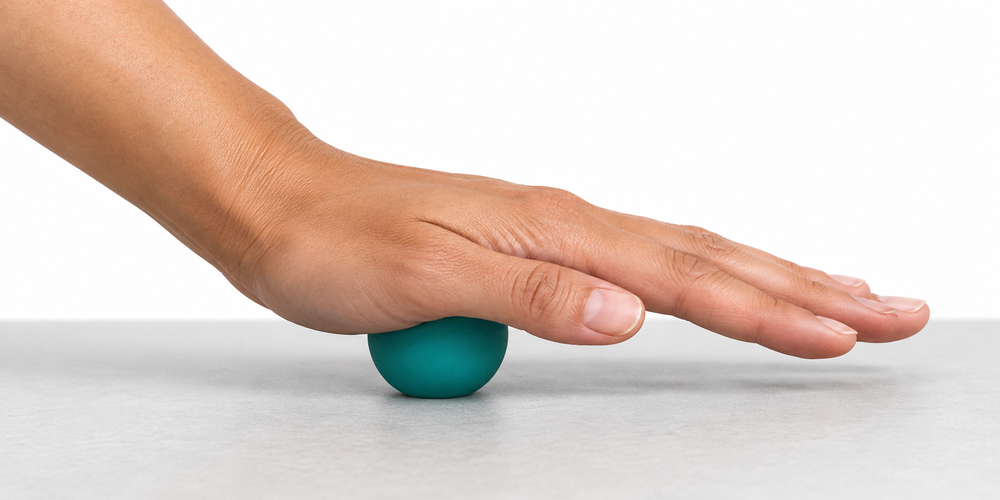
#> input picture RoboSoft_paper_simulations_20261025/paper/assets/palm_rolling_concept.png, 1000 x 500 px, shrunk from 1774 x 887 before the run
$ python make_figures.py assets/palm_rolling_concept.png
#> lines starting #> are read from the running program, lines starting #| are printed output that depends on the picture
from pathlib import Path
import numpy as np
import pandas as pd
import matplotlib
matplotlib.use('Agg')
import matplotlib.pyplot as plt
from matplotlib.patches import Rectangle, Circle, FancyArrowPatch
from figure_style import COLORS, VIRTUAL, CONTACT, PHYSICAL, INK, BASELINE_TEXT

ROOT=Path(__file__).resolve().parent
OUT=ROOT/'figures';OUT.mkdir(exist_ok=True)
plt.rcParams.update({'font.family':'DejaVu Sans','font.size':8,'pdf.fonttype':42,'axes.spines.top':False,'axes.spines.right':False})
col={'fixed':COLORS['centre'],'eit':CONTACT,'oracle':COLORS['oracle']}
labels={'fixed':'Fixed centre','eit':'EIT selected','oracle':'Known location'}

def arrow(ax,a,b,color='#364656',style='->'):
    ax.add_patch(FancyArrowPatch(a,b,arrowstyle=style,mutation_scale=10,lw=1.3,color=color))

def spring(ax,a,b,color=VIRTUAL):
    a=np.array(a);b=np.array(b);v=b-a;n=np.array([-v[1],v[0]]);n/=np.linalg.norm(n)
    ts=np.linspace(.15,.85,13);pts=np.array([a+t*v+n*(.06*(-1)**i) for i,t in enumerate(ts)])
    ps=np.vstack([a,a+.1*v,pts,b-.1*v,b]);ax.plot(ps[:,0],ps[:,1],color=color,lw=1.6)

# Concept figure: generated human illustration plus exact vector annotations.
fig=plt.figure(figsize=(7.1,2.65))
axs=[fig.add_axes(r) for r in [(0.005,.16,.34,.75),(.375,.16,.235,.75),(.66,.16,.335,.75)]]
for ax in axs:
 ax.set_xlim(0,4);ax.set_ylim(0,3.8);ax.set_aspect('equal');ax.axis('off')
ax=axs[0];fig.text(.175,.96,'(a) Human motivation',ha='center',fontsize=9,fontweight='bold')
img=plt.imread(ROOT/'assets'/'palm_rolling_concept.png')
#> img is the input picture: shape (500, 1000, 3) float32; mean R, G, B 0.874, 0.814, 0.783
ax.imshow(img,extent=(0,4,1.25,3.25),aspect='auto')
ax.annotate('Contact hidden by the palm',xy=(1.72,1.97),xytext=(2.02,.79),ha='center',fontsize=7.5,
 arrowprops={'arrowstyle':'->','color':'#364656','lw':1})
ax.text(2,.18,'Touch informs adjustment after contact',ha='center',fontsize=7.4)
ax=axs[1];fig.text(.4925,.96,'(b) Soft EIT palm',ha='center',fontsize=9,fontweight='bold')
ax.add_patch(Circle((2,2.25),1.22,fc='#e6eaed',ec='#73848b',lw=.8))
ax.add_patch(Circle((2,2.25),.94,fc='#cfe8e8',ec='#527376',lw=1))
for t in np.arange(8)*np.pi/4:
 ax.add_patch(Circle((2+.91*np.cos(t),2.25+.91*np.sin(t)),.065,fc=PHYSICAL))
ax.plot(2,2.25,'x',color=col['fixed'],ms=5,mew=1)
ax.add_patch(Circle((2.46,2.03),.13,fc=CONTACT,ec=INK,lw=.6))
ax.annotate('Contact',xy=(2.46,2.03),xytext=(3.9,1.17),ha='right',fontsize=6.8,color=CONTACT,
 arrowprops={'arrowstyle':'->','color':CONTACT,'lw':.75})
ax.text(2,.77,'8 boundary electrodes',ha='center',fontsize=7.6)
ax.text(2,.18,'Contact state + location',ha='center',fontsize=7.6,fontweight='bold')
ax=axs[2];fig.text(.8275,.96,'(c) Configure virtual mechanics',ha='center',fontsize=9,fontweight='bold')
# Raised bracket sides remain clear of the smaller contacting ball.
ax.add_patch(Rectangle((.25,2.0),3.5,.26,fc='#d5dadd',ec='#79838a',lw=.7))
ax.add_patch(Rectangle((.25,1.69),.22,.45,fc='#d5dadd',ec='#79838a',lw=.7))
ax.add_patch(Rectangle((3.53,1.69),.22,.45,fc='#d5dadd',ec='#79838a',lw=.7))
ax.add_patch(Rectangle((.47,1.92),3.06,.16,fc='#88c5c6',ec='#527376',lw=.6))
ax.add_patch(Circle((2.7,1.35),.57,fc='#d4e7e5',ec='#527376',lw=.8))
ax.plot([.15,3.85],[.78,.78],color='#7e8a90',lw=.8)
ax.plot(1.9,1.99,'x',color=col['fixed'],ms=6,mew=1.3)
ax.plot(2.7,1.92,'o',color=CONTACT,ms=4)
spring(ax,(2.7,1.92),(2.7,3.15));spring(ax,(2.7,1.92),(3.7,2.88))
ax.plot(2.7,3.15,'s',ms=3,color=VIRTUAL);ax.plot(3.7,2.88,'s',ms=3,color=VIRTUAL)
ax.text(.23,3.23,'Same task goal',fontsize=7.6)
ax.annotate('Nominal centre',xy=(1.9,1.99),xytext=(.25,2.65),fontsize=6.8,color=BASELINE_TEXT,
 arrowprops={'arrowstyle':'->','color':BASELINE_TEXT,'lw':.7})
ax.text(2,.38,'Contact event: engage components',ha='center',fontsize=7.3)
ax.text(2,.03,'Contact location: select attachment',ha='center',fontsize=7.3)
# Conceptual information flow, not a human physiological model.
for x in [.352,.625]:
 fig.add_artist(FancyArrowPatch((x,.53),(x+.025,.53),transform=fig.transFigure,
 arrowstyle='->',mutation_scale=10,lw=1,color='#4e646c'))
fig.text(.5,.045,'Adapt the interaction to the contact encountered',ha='center',fontsize=9,fontweight='bold',color=CONTACT)
fig.savefig(OUT/'framework.pdf',bbox_inches='tight');fig.savefig(OUT/'framework.png',dpi=240,bbox_inches='tight');plt.close(fig)
#> after `fig.savefig(OUT / 'framework.pdf', bbox_inches='tight')`:
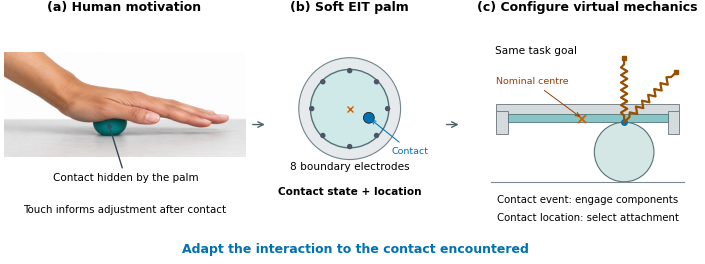
#> figure drawn by matplotlib, 3 panels

import sys
if '--framework-only' in sys.argv:
 print('Created framework figure');raise SystemExit(0)

DATA=ROOT.parent/'results'
if not DATA.exists(): DATA=ROOT/'evidence'
#> (the run stopped early here; a loop or call above may not have finished)

$ run again, with RoboSoft_paper_simulations_20261025/paper/assets/task_virtual_mechanisms_concept.png copied over RoboSoft_paper_simulations_20261025/paper/assets/palm_rolling_concept.png
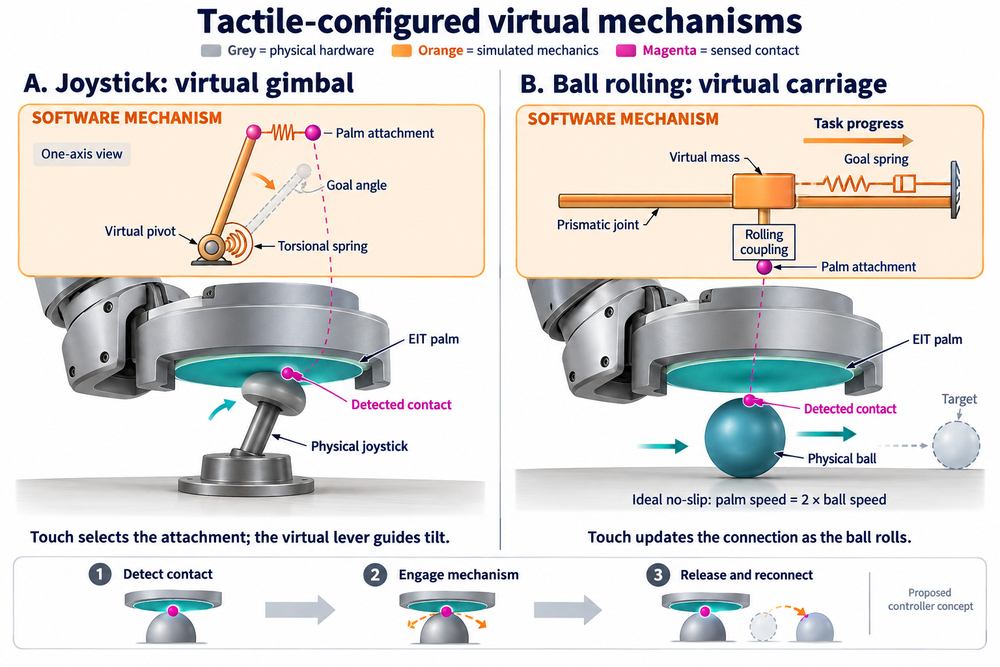
#> input picture RoboSoft_paper_simulations_20261025/paper/assets/task_virtual_mechanisms_concept.png, 1000 x 667 px, shrunk from 1536 x 1024 before the run
#> img is the input picture: shape (667, 1000, 3) float32; mean R, G, B 0.874, 0.862, 0.853
#> `fig.savefig(OUT / 'framework.pdf', bbox_inches='tight')`:
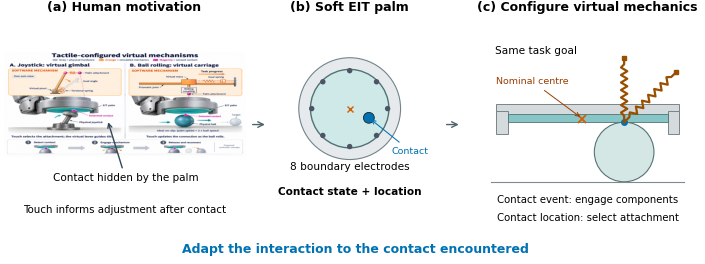
#> figure drawn by matplotlib, 3 panels
